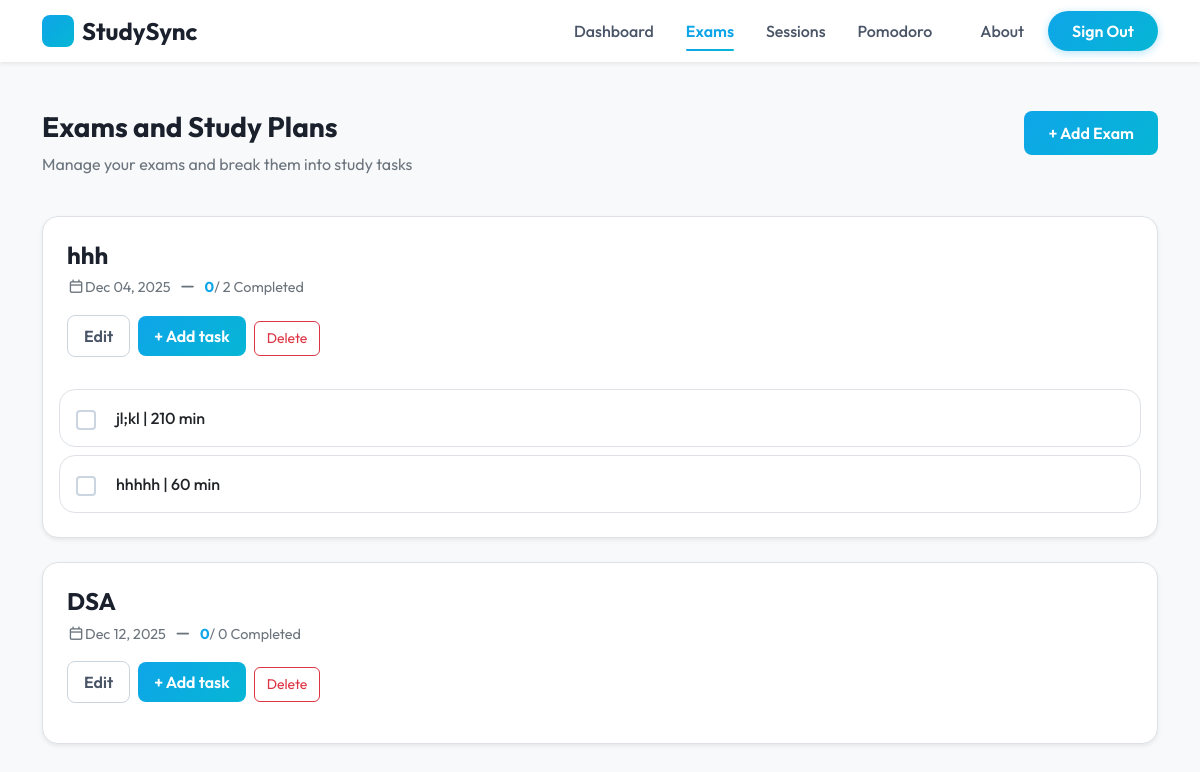
The page /exams_page (signed in) on the database its author committed.
### my_app/models.py (models this page shows, shortened)
class Exam(models.Model):
    user_id = models.ForeignKey(User, related_name='exams', on_delete=models.CASCADE)
    title = models.CharField(max_length=45)
    exam_date = models.DateField()
    created_at = models.DateTimeField(auto_now_add=True)
    updated_at = models.DateTimeField(auto_now=True)
    objects = ExamManager()
    def task_count(self):
        return self.exam_tasks.count()
    def done_task_count(self):
        return self.exam_tasks.filter(completed=True).count()

class Task(models.Model):
    user_id = models.ForeignKey(User, related_name='user_tasks', on_delete=models.CASCADE)
    exam_id = models.ForeignKey(Exam, related_name='exam_tasks', on_delete=models.CASCADE)
    title = models.CharField(max_length=45)
    priority = models.IntegerField(default=1)
    estimated_minutes = models.IntegerField(default=0)
    completed = models.BooleanField(default=False)
    created_at = models.DateTimeField(auto_now_add=True)
    updated_at = models.DateTimeField(auto_now=True)

### my_app/views.py (the view)
# urls.py: path('exams_page', views.exams_page),
def exams_page(request):
    if not request.session.get('is_logged'):
        return render(request,'not_found.html')
    user = models.get_user_by_id(request.session['user_id'])
    user_id = user.id
    context = {
        'userId'  : user_id,
        'exams'  : models.get_all_exams_for_user(user),
    }
    return render(request, 'exam.html', context)

### my_app/models.py (called while the page is built)
def get_user_by_id(id):
    return User.objects.get(id=id)

def get_all_exams_for_user(user):
    return Exam.objects.filter(user_id=user).order_by('exam_date')

### my_app/templates/exam.html (shortened to what this page needs)
<!DOCTYPE html>
<html lang="en">
<head>
    {% load static %}
    <link href="https://cdn.jsdelivr.net/npm/bootstrap@5.3.8/dist/css/bootstrap.min.css" rel="stylesheet"
>
    <link rel="stylesheet" href="https://cdnjs.cloudflare.com/ajax/libs/font-awesome/7.0.1/css/all.min.css">
    <link rel="stylesheet" href="{% static 'css/exam.css' %}">
    <link rel="stylesheet" href="{% static 'css/nav.css' %}">
</head>
<body>
    <nav class="navbar navbar-expand-lg navbar-light bg-white sticky-top shadow-sm">
        <div class="container">
            <a class="navbar-brand fw-bold d-flex align-items-center gap-2" href="/">
                <div class="logo-icon"></div>
                StudySync
            </a>
            <div class="collapse navbar-collapse" id="navbarNav">
                <ul class="navbar-nav ms-auto align-items-center">
                    {% if request.session.is_logged %}
                    <li class="nav-item">
                        <a class="nav-link" href="/dashboard">Dashboard</a>
                    </li>
                    <li class="nav-item">
                        <a class="nav-link active" href="/exams_page">Exams</a>
                    </li>
                    <li class="nav-item">
                        <a class="nav-link" href="/sessions_page">Sessions</a>
                    </li>
                    <li class="nav-item">
                        <a class="nav-link" href="/pomodoro_page">Pomodoro</a>
                    </li>
                    <li class="nav-item ms-lg-3">
                        <a class="nav-link" href="/about">About</a>
                    </li>
                    <li class="nav-item ms-lg-2">
                        <a class="btn btn-signout" href="/signout">Sign Out</a>
                    </li>
                    {% endif %}
                </ul>
            </div>
        </div>
    </nav>
    <div class="container pt-5">
        <div class="d-flex justify-content-between align-items-baseline">
            <div>
                <h1 class="fs-3 fw-bold mb-2">Exams and Study Plans</h1>
                <p class="text-secondary">Manage your exams and break them into study tasks</p>
            </div>
            <div class="ms-auto">
                <button type="button" class="btn exam-btn" data-bs-toggle="modal" data-bs-target="#postExamModal">
                    + Add Exam
                </button>
            </div>
        </div>
        {% for exam in exams %}
        <div class="exam-card border rounded-4 shadow-sm bg-white my-4 pb-3">
            <div class="p-4 d-flex justify-content-between align-items-center">
                <div>
                    <h3>{{ exam.title }}</h3>
                    <div class="d-flex align-items-baseline gap-2 text-secondary">
                        <p><i class="fa-regular fa-calendar"></i>{{ exam.exam_date|date:'M d, Y' }}</p>
                        <i class="fa-solid fa-minus"></i>
                        <p><span class="completed-count">{{ exam.done_task_count }}</span>/
                            {{ exam.task_count }} Completed</p>
                    </div>
                    <div class="d-flex justify-content-between align-items-center">
                        <button type="button" class="btn edit me-2" data-bs-toggle="modal"
                            data-bs-target="#updateExamModal_{{ exam.id }}">
                            Edit
                        </button>
                        <button type="button" class="btn task" data-bs-toggle="modal"
                            data-bs-target="#task_modal_{{ exam.id }}">
                            + Add task
                        </button>
                        <form action="/delete_exam" method="post">
                            <button class="text-danger mx-2 btn trash-btn btn-outline-danger">Delete</button>
                        </form>
                    </div>
                </div>
            </div>
            {% for task in exam.exam_tasks.all %}
            <div class="position-relative my-2 task-row">
                <form action="/check_task" method="post" class="task-check-form">
                    <div class="border task-check d-flex align-items-center justify-content-start mx-3 rounded-4">
                        <input class="form-check-input task-check-input" type="checkbox" name="{{ task.title }}" {% if task.completed %} checked {% endif %}>
                        <p class="mb-0 ms-2 fw-medium {% if task.completed %}text-muted{% endif %}">
                            {{ task.title }} | {{ task.estimated_minutes }} min</p>
                    </div>
                </form>
            </div>
            {% endfor %}
        </div>
        {% endfor %}
    </div>
</body>
</html>

### my_app/static/css/exam.css (style rules this page uses)
.container h1 { color: #1a202c; }
.exam-btn { background: linear-gradient(135deg, #0ea5e9 0%, #06b6d4 100%); color: white; border: none; padding: 0.625rem 1.5rem; border-radius: 8px; font-weight: 600; transition: all 0.3s ease; }
.exam-card { transition: all 0.3s ease; }
.exam-card h3 { color: #1a202c; font-size: 1.5rem; font-weight: 700; margin-bottom: 0.5rem; }
.exam-card .text-secondary { font-size: 0.9rem; }
.exam-card .completed-count { font-weight: 700; color: #0ea5e9; }
.btn.edit { background: white; color: #4a5568; border: 1px solid #cbd5e0; padding: 0.5rem 1rem; border-radius: 8px; font-weight: 600; transition: all 0.3s ease; }
.btn.task { background: linear-gradient(135deg, #0ea5e9 0%, #06b6d4 100%); color: white; border: none; padding: 0.5rem 1rem; border-radius: 8px; font-weight: 600; transition: all 0.3s ease; }
.trash-btn { transition: all 0.3s ease; }
.task-row { position: relative; transition: all 0.3s ease; }
.task-check { background: white; padding: 1rem; transition: all 0.3s ease; }
.task-check-input { width: 20px; height: 20px; cursor: pointer; border: 2px solid #cbd5e0; margin-right: 0.75rem; }
.text-danger { font-size: 0.875rem; margin-top: 0.25rem; }

### my_app/static/css/nav.css (style rules this page uses)
* { font-family: 'Outfit', sans-serif; }
body { background-color: #f8f9fa; }
.logo-icon { width: 32px; height: 32px; background: linear-gradient(135deg, #0ea5e9 0%, #06b6d4 100%); border-radius: 8px; display: flex; align-items: center; justify-content: center; }
.navbar-brand { font-size: 1.5rem; color: #1a202c !important; font-weight: 700; }
.nav-link { color: #4a5568 !important; font-weight: 500; padding: 0.5rem 1rem !important; transition: all 0.3s ease; position: relative; }
.nav-link.active { color: #0ea5e9 !important; font-weight: 600; }
.nav-link.active::after { content: ''; position: absolute; bottom: 0; left: 1rem; right: 1rem; height: 2px; background: linear-gradient(90deg, #0ea5e9 0%, #06b6d4 100%); border-radius: 2px; }
.btn-signout { background: linear-gradient(135deg, #0ea5e9 0%, #06b6d4 100%); color: white !important; border: none; padding: 0.5rem 1.5rem; border-radius: 50px; font-weight: 600; transition: all 0.3s ease; box-shadow: 0 2px 8px rgba(14, 165, 233, 0.3); }
.navbar { box-shadow: 0 2px 10px rgba(0, 0, 0, 0.05); }

### rows shown on the page
Exam: title "hhh", exam_date "Dec 04, 2025", done_task_count "0", task_count "2"
Task: title "jl;kl", estimated_minutes "210"
Task: title "hhhhh", estimated_minutes "60"
Exam: title "DSA", exam_date "Dec 12, 2025", done_task_count "0", task_count "0"
